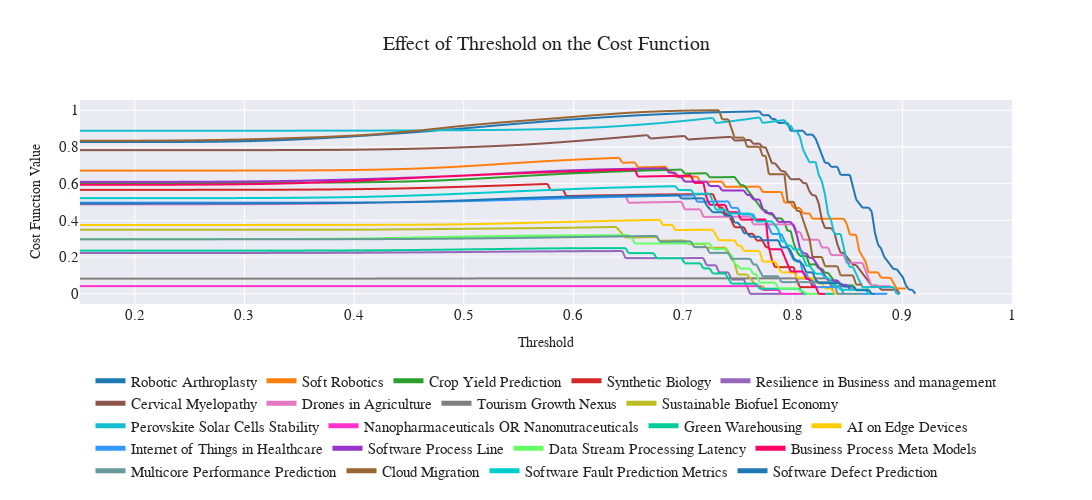

Notebook code for this chart:
### Code cell
# cost function to maximize the number of core publications while minimizing the number of publications
# standarzie to [0, 1]
from sklearn.preprocessing import MinMaxScaler
def f_beta(inverse_precision, recall, beta=2):
    scaler = MinMaxScaler()
    score =  (1 + beta**2) * (inverse_precision * recall) / (beta**2 * inverse_precision + recall)
    return scaler.fit_transform(score.values.reshape(-1, 1)).flatten()
df_plot["f2"] = f_beta(df_plot["n_total_pubs"] / df_plot["n_pubs"], df_plot["n_core_pubs"] / df_plot["total_core_pubs"])
fig = px.line(df_plot, x="threshold", y="f2", color="topic", hover_data=["n_core_pubs", "n_pubs"],
                labels=dict(cost="Cost", threshold="Threshold"),
                title="Effect of Threshold on the Cost Function",
                color_discrete_sequence=COLORS
                )
q = df_plot.loc[df_plot.groupby("topic")["f2"].idxmax()][["topic","threshold", "f2", "n_pubs", "n_total_pubs", "n_core_pubs", "total_core_pubs"]].round(3)
PLOT_CONFIGS = dict(
    title_x=0.5, title_font_size=20, title_font_family="Modern Computer", font_family="Modern Computer",
    showlegend=True, legend_title="", height=500, width=1200,
    xaxis_tickfont_size=15, yaxis_tickfont_size=15, legend_font_size=15, legend_itemsizing="constant",
    legend_orientation="h", legend_yanchor="bottom", legend_y=-.9, legend_xanchor="center", legend_x=0.5
)
print(f"Average Threshold: {q['threshold'].mean():.3f}")
fig.update_layout(**PLOT_CONFIGS, yaxis_title="Cost Function Value")
fig.show()
# fig.write_image("LitQEval-report/pics/threshold-analysis.pdf")
display(q.set_index("topic"))

### Figure 1 — Plotly figure (JSON) as saved in the notebook; plotly's stock layout.template omitted (floating-point values rounded to 4 significant figures; data arrays with more than 128 entries replaced by an {"elided": "..."} marker saying what was removed)
{"data": [{"customdata": {"elided": "300x2 int values"}, "hovertemplate": "topic=Robotic Arthroplasty<br>Threshold=%{x}<br>f2=%{y}<br>n_core_pubs=%{customdata[0]}<br>n_pubs=%{customdata[1]}<extra></extra>", "legendgroup": "Robotic Arthroplasty", "line": {"color": "#1f77b4", "dash": "solid"}, "marker": {"symbol": "circle"}, "mode": "lines", "name": "Robotic Arthroplasty", "showlegend": true, "type": "scattergl", "x": {"elided": "300 float values"}, "xaxis": "x", "y": {"elided": "300 float values"}, "yaxis": "y"}, {"customdata": {"elided": "300x2 int values"}, "hovertemplate": "topic=Soft Robotics<br>Threshold=%{x}<br>f2=%{y}<br>n_core_pubs=%{customdata[0]}<br>n_pubs=%{customdata[1]}<extra></extra>", "legendgroup": "Soft Robotics", "line": {"color": "#ff7f0e", "dash": "solid"}, "marker": {"symbol": "circle"}, "mode": "lines", "name": "Soft Robotics", "showlegend": true, "type": "scattergl", "x": {"elided": "300 float values"}, "xaxis": "x", "y": {"elided": "300 float values"}, "yaxis": "y"}, {"customdata": {"elided": "300x2 int values"}, "hovertemplate": "topic=Crop Yield Prediction<br>Threshold=%{x}<br>f2=%{y}<br>n_core_pubs=%{customdata[0]}<br>n_pubs=%{customdata[1]}<extra></extra>", "legendgroup": "Crop Yield Prediction", "line": {"color": "#2ca02c", "dash": "solid"}, "marker": {"symbol": "circle"}, "mode": "lines", "name": "Crop Yield Prediction", "showlegend": true, "type": "scattergl", "x": {"elided": "300 float values"}, "xaxis": "x", "y": {"elided": "300 float values"}, "yaxis": "y"}, {"customdata": {"elided": "300x2 int values"}, "hovertemplate": "topic=Synthetic Biology<br>Threshold=%{x}<br>f2=%{y}<br>n_core_pubs=%{customdata[0]}<br>n_pubs=%{customdata[1]}<extra></extra>", "legendgroup": "Synthetic Biology", "line": {"color": "#d62728", "dash": "solid"}, "marker": {"symbol": "circle"}, "mode": "lines", "name": "Synthetic Biology", "showlegend": true, "type": "scattergl", "x": {"elided": "300 float values"}, "xaxis": "x", "y": {"elided": "300 float values"}, "yaxis": "y"}, {"customdata": {"elided": "300x2 int values"}, "hovertemplate": "topic=Resilience in Business and management<br>Threshold=%{x}<br>f2=%{y}<br>n_core_pubs=%{customdata[0]}<br>n_pubs=%{customdata[1]}<extra></extra>", "legendgroup": "Resilience in Business and management", "line": {"color": "#9467bd", "dash": "solid"}, "marker": {"symbol": "circle"}, "mode": "lines", "name": "Resilience in Business and management", "showlegend": true, "type": "scattergl", "x": {"elided": "300 float values"}, "xaxis": "x", "y": {"elided": "300 float values"}, "yaxis": "y"}, {"customdata": {"elided": "300x2 int values"}, "hovertemplate": "topic=Cervical Myelopathy<br>Threshold=%{x}<br>f2=%{y}<br>n_core_pubs=%{customdata[0]}<br>n_pubs=%{customdata[1]}<extra></extra>", "legendgroup": "Cervical Myelopathy", "line": {"color": "#8c564b", "dash": "solid"}, "marker": {"symbol": "circle"}, "mode": "lines", "name": "Cervical Myelopathy", "showlegend": true, "type": "scattergl", "x": {"elided": "300 float values"}, "xaxis": "x", "y": {"elided": "300 float values"}, "yaxis": "y"}, {"customdata": {"elided": "300x2 int values"}, "hovertemplate": "topic=Drones in Agriculture<br>Threshold=%{x}<br>f2=%{y}<br>n_core_pubs=%{customdata[0]}<br>n_pubs=%{customdata[1]}<extra></extra>", "legendgroup": "Drones in Agriculture", "line": {"color": "#e377c2", "dash": "solid"}, "marker": {"symbol": "circle"}, "mode": "lines", "name": "Drones in Agriculture", "showlegend": true, "type": "scattergl", "x": {"elided": "300 float values"}, "xaxis": "x", "y": {"elided": "300 float values"}, "yaxis": "y"}, {"customdata": {"elided": "300x2 int values"}, "hovertemplate": "topic=Tourism Growth Nexus<br>Threshold=%{x}<br>f2=%{y}<br>n_core_pubs=%{customdata[0]}<br>n_pubs=%{customdata[1]}<extra></extra>", "legendgroup": "Tourism Growth Nexus", "line": {"color": "#7f7f7f", "dash": "solid"}, "marker": {"symbol": "circle"}, "mode": "lines", "name": "Tourism Growth Nexus", "showlegend": true, "type": "scattergl", "x": {"elided": "300 float values"}, "xaxis": "x", "y": {"elided": "300 float values"}, "yaxis": "y"}, {"customdata": {"elided": "300x2 int values"}, "hovertemplate": "topic=Sustainable Biofuel Economy<br>Threshold=%{x}<br>f2=%{y}<br>n_core_pubs=%{customdata[0]}<br>n_pubs=%{customdata[1]}<extra></extra>", "legendgroup": "Sustainable Biofuel Economy", "line": {"color": "#bcbd22", "dash": "solid"}, "marker": {"symbol": "circle"}, "mode": "lines", "name": "Sustainable Biofuel Economy", "showlegend": true, "type": "scattergl", "x": {"elided": "300 float values"}, "xaxis": "x", "y": {"elided": "300 float values"}, "yaxis": "y"}, {"customdata": {"elided": "300x2 int values"}, "hovertemplate": "topic=Perovskite Solar Cells Stability<br>Threshold=%{x}<br>f2=%{y}<br>n_core_pubs=%{customdata[0]}<br>n_pubs=%{customdata[1]}<extra></extra>", "legendgroup": "Perovskite Solar Cells Stability", "line": {"color": "#17becf", "dash": "solid"}, "marker": {"symbol": "circle"}, "mode": "lines", "name": "Perovskite Solar Cells Stability", "showlegend": true, "type": "scattergl", "x": {"elided": "300 float values"}, "xaxis": "x", "y": {"elided": "300 float values"}, "yaxis": "y"}, {"customdata": {"elided": "300x2 int values"}, "hovertemplate": "topic=Nanopharmaceuticals OR Nanonutraceuticals<br>Threshold=%{x}<br>f2=%{y}<br>n_core_pubs=%{customdata[0]}<br>n_pubs=%{customdata[1]}<extra></extra>", "legendgroup": "Nanopharmaceuticals OR Nanonutraceuticals", "line": {"color": "#ff33cc", "dash": "solid"}, "marker": {"symbol": "circle"}, "mode": "lines", "name": "Nanopharmaceuticals OR Nanonutraceuticals", "showlegend": true, "type": "scattergl", "x": {"elided": "300 float values"}, "xaxis": "x", "y": {"elided": "300 float values"}, "yaxis": "y"}, {"customdata": {"elided": "300x2 int values"}, "hovertemplate": "topic=Green Warehousing<br>Threshold=%{x}<br>f2=%{y}<br>n_core_pubs=%{customdata[0]}<br>n_pubs=%{customdata[1]}<extra></extra>", "legendgroup": "Green Warehousing", "line": {"color": "#00cc99", "dash": "solid"}, "marker": {"symbol": "circle"}, "mode": "lines", "name": "Green Warehousing", "showlegend": true, "type": "scattergl", "x": {"elided": "300 float values"}, "xaxis": "x", "y": {"elided": "300 float values"}, "yaxis": "y"}, {"customdata": {"elided": "300x2 int values"}, "hovertemplate": "topic=AI on Edge Devices<br>Threshold=%{x}<br>f2=%{y}<br>n_core_pubs=%{customdata[0]}<br>n_pubs=%{customdata[1]}<extra></extra>", "legendgroup": "AI on Edge Devices", "line": {"color": "#ffcc00", "dash": "solid"}, "marker": {"symbol": "circle"}, "mode": "lines", "name": "AI on Edge Devices", "showlegend": true, "type": "scattergl", "x": {"elided": "300 float values"}, "xaxis": "x", "y": {"elided": "300 float values"}, "yaxis": "y"}, {"customdata": {"elided": "300x2 int values"}, "hovertemplate": "topic=Internet of Things in Healthcare<br>Threshold=%{x}<br>f2=%{y}<br>n_core_pubs=%{customdata[0]}<br>n_pubs=%{customdata[1]}<extra></extra>", "legendgroup": "Internet of Things in Healthcare", "line": {"color": "#3399ff", "dash": "solid"}, "marker": {"symbol": "circle"}, "mode": "lines", "name": "Internet of Things in Healthcare", "showlegend": true, "type": "scattergl", "x": {"elided": "300 float values"}, "xaxis": "x", "y": {"elided": "300 float values"}, "yaxis": "y"}, {"customdata": {"elided": "300x2 int values"}, "hovertemplate": "topic=Software Process Line<br>Threshold=%{x}<br>f2=%{y}<br>n_core_pubs=%{customdata[0]}<br>n_pubs=%{customdata[1]}<extra></extra>", "legendgroup": "Software Process Line", "line": {"color": "#9933cc", "dash": "solid"}, "marker": {"symbol": "circle"}, "mode": "lines", "name": "Software Process Line", "showlegend": true, "type": "scattergl", "x": {"elided": "300 float values"}, "xaxis": "x", "y": {"elided": "300 float values"}, "yaxis": "y"}, {"customdata": {"elided": "300x2 int values"}, "hovertemplate": "topic=Data Stream Processing Latency<br>Threshold=%{x}<br>f2=%{y}<br>n_core_pubs=%{customdata[0]}<br>n_pubs=%{customdata[1]}<extra></extra>", "legendgroup": "Data Stream Processing Latency", "line": {"color": "#66ff66", "dash": "solid"}, "marker": {"symbol": "circle"}, "mode": "lines", "name": "Data Stream Processing Latency", "showlegend": true, "type": "scattergl", "x": {"elided": "300 float values"}, "xaxis": "x", "y": {"elided": "300 float values"}, "yaxis": "y"}, {"customdata": {"elided": "300x2 int values"}, "hovertemplate": "topic=Business Process Meta Models<br>Threshold=%{x}<br>f2=%{y}<br>n_core_pubs=%{customdata[0]}<br>n_pubs=%{customdata[1]}<extra></extra>", "legendgroup": "Business Process Meta Models", "line": {"color": "#ff0066", "dash": "solid"}, "marker": {"symbol": "circle"}, "mode": "lines", "name": "Business Process Meta Models", "showlegend": true, "type": "scattergl", "x": {"elided": "300 float values"}, "xaxis": "x", "y": {"elided": "300 float values"}, "yaxis": "y"}, {"customdata": {"elided": "300x2 int values"}, "hovertemplate": "topic=Multicore Performance Prediction<br>Threshold=%{x}<br>f2=%{y}<br>n_core_pubs=%{customdata[0]}<br>n_pubs=%{customdata[1]}<extra></extra>", "legendgroup": "Multicore Performance Prediction", "line": {"color": "#669999", "dash": "solid"}, "marker": {"symbol": "circle"}, "mode": "lines", "name": "Multicore Performance Prediction", "showlegend": true, "type": "scattergl", "x": {"elided": "300 float values"}, "xaxis": "x", "y": {"elided": "300 float values"}, "yaxis": "y"}, {"customdata": {"elided": "300x2 int values"}, "hovertemplate": "topic=Cloud Migration<br>Threshold=%{x}<br>f2=%{y}<br>n_core_pubs=%{customdata[0]}<br>n_pubs=%{customdata[1]}<extra></extra>", "legendgroup": "Cloud Migration", "line": {"color": "#996633", "dash": "solid"}, "marker": {"symbol": "circle"}, "mode": "lines", "name": "Cloud Migration", "showlegend": true, "type": "scattergl", "x": {"elided": "300 float values"}, "xaxis": "x", "y": {"elided": "300 float values"}, "yaxis": "y"}, {"customdata": {"elided": "300x2 int values"}, "hovertemplate": "topic=Software Fault Prediction Metrics<br>Threshold=%{x}<br>f2=%{y}<br>n_core_pubs=%{customdata[0]}<br>n_pubs=%{customdata[1]}<extra></extra>", "legendgroup": "Software Fault Prediction Metrics", "line": {"color": "#00cccc", "dash": "solid"}, "marker": {"symbol": "circle"}, "mode": "lines", "name": "Software Fault Prediction Metrics", "showlegend": true, "type": "scattergl", "x": {"elided": "300 float values"}, "xaxis": "x", "y": {"elided": "300 float values"}, "yaxis": "y"}, {"customdata": {"elided": "300x2 int values"}, "hovertemplate": "topic=Software Defect Prediction<br>Threshold=%{x}<br>f2=%{y}<br>n_core_pubs=%{customdata[0]}<br>n_pubs=%{customdata[1]}<extra></extra>", "legendgroup": "Software Defect Prediction", "line": {"color": "#1f77b4", "dash": "solid"}, "marker": {"symbol": "circle"}, "mode": "lines", "name": "Software Defect Prediction", "showlegend": true, "type": "scattergl", "x": {"elided": "300 float values"}, "xaxis": "x", "y": {"elided": "300 float values"}, "yaxis": "y"}], "layout": {"font": {"family": "Modern Computer"}, "height": 500, "legend": {"font": {"size": 15}, "itemsizing": "constant", "orientation": "h", "title": {"text": ""}, "tracegroupgap": 0, "x": 0.5, "xanchor": "center", "y": -0.9, "yanchor": "bottom"}, "showlegend": true, "title": {"font": {"family": "Modern Computer", "size": 20}, "text": "Effect of Threshold on the Cost Function", "x": 0.5}, "width": 1200, "xaxis": {"anchor": "y", "domain": [0, 1], "tickfont": {"size": 15}, "title": {"text": "Threshold"}}, "yaxis": {"anchor": "x", "domain": [0, 1], "tickfont": {"size": 15}, "title": {"text": "Cost Function Value"}}}}
